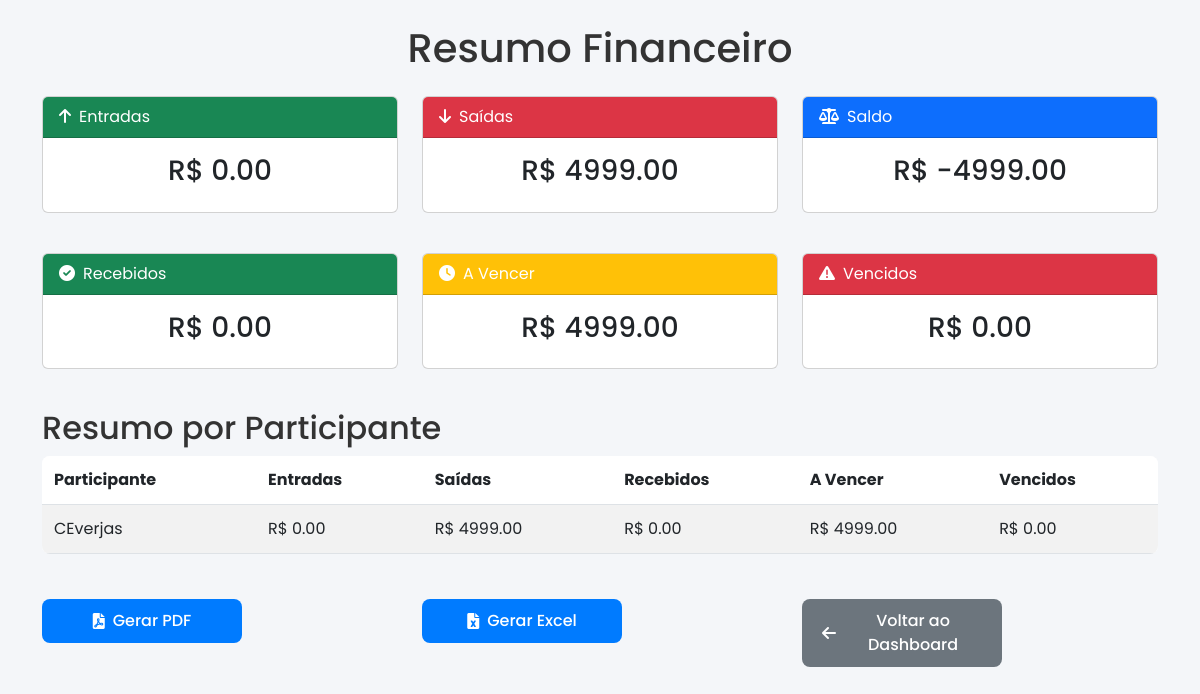
Page /resumo (signed in) on the earlier database version.
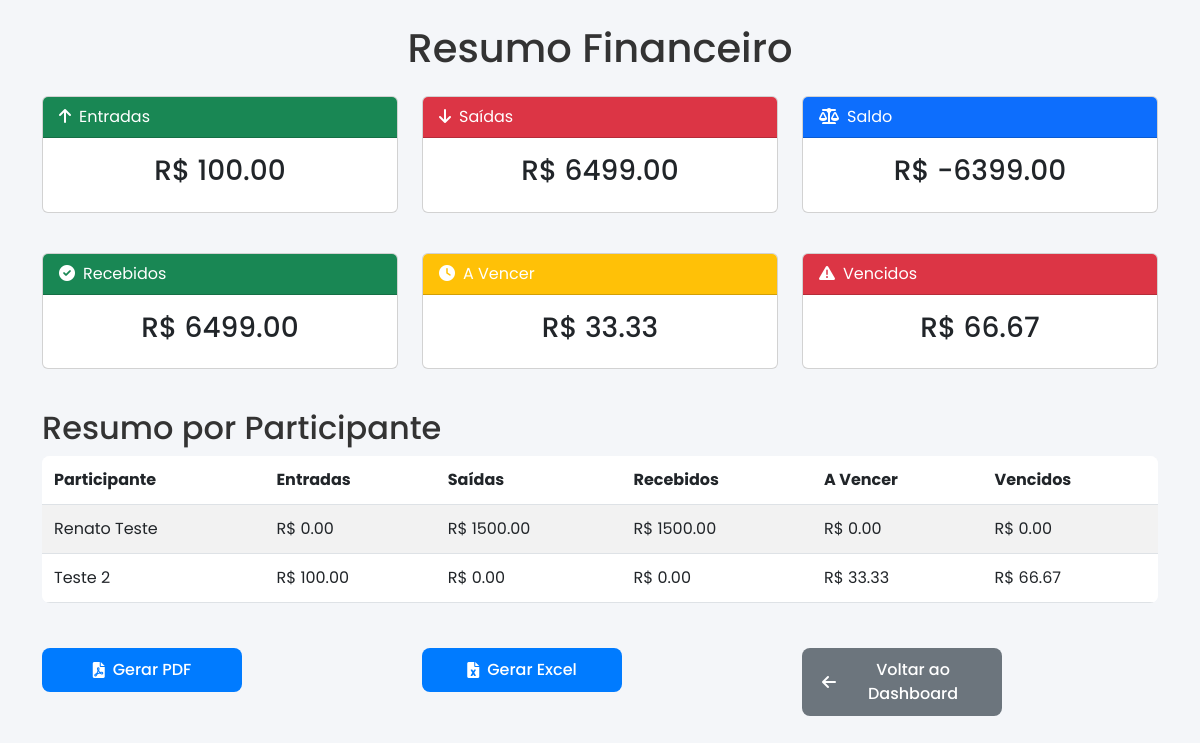
Same page on the later database version.
### tables this page shows
CREATE TABLE participantes (
            id INTEGER PRIMARY KEY AUTOINCREMENT,
            nome TEXT NOT NULL,
            adulto INTEGER NOT NULL,
            crianca INTEGER NOT NULL,
            bebe_alcool INTEGER NOT NULL
        );

### app.py (the view)
@app.route('/resumo')
@login_required
def resumo_financeiro():
    conn = get_db_connection()
    total_entradas = conn.execute('SELECT SUM(valor) FROM transacoes WHERE tipo = "entrada"').fetchone()[0] or 0
    total_saidas = conn.execute('SELECT SUM(valor) FROM transacoes WHERE tipo = "saida"').fetchone()[0] or 0
    saldo = total_entradas - total_saidas
    parcelas = conn.execute('SELECT valor, data_vencimento, pago FROM parcelas').fetchall()
    valores_recebidos = 0
    valores_a_vencer = 0
    valores_vencidos = 0
    for parcela in parcelas:
        data_vencimento = datetime.fromisoformat(parcela['data_vencimento'])
        if parcela['pago']:
            valores_recebidos += parcela['valor']
        elif data_vencimento < DATA_ATUAL:
            valores_vencidos += parcela['valor']
        else:
            valores_a_vencer += parcela['valor']
    participantes = conn.execute('SELECT * FROM participantes').fetchall()
    resumo_participantes = {}
    for p in participantes:
        entradas = conn.execute('SELECT SUM(valor) FROM transacoes WHERE tipo = "entrada" AND participante_id = ?', (p['id'],)).fetchone()[0] or 0
        saidas = conn.execute('SELECT SUM(valor) FROM transacoes WHERE tipo = "saida" AND participante_id = ?', (p['id'],)).fetchone()[0] or 0
        parcelas = conn.execute('''
            SELECT par.valor, par.data_vencimento, par.pago
            FROM transacoes t
            JOIN parcelas par ON t.id = par.transacao_id
            WHERE t.participante_id = ?
        ''', (p['id'],)).fetchall()
        p_recebidos = 0
        p_a_vencer = 0
        p_vencidos = 0
        for parcela in parcelas:
            data_vencimento = datetime.fromisoformat(parcela['data_vencimento'])
            if parcela['pago']:
                p_recebidos += parcela['valor']
            elif data_vencimento < DATA_ATUAL:
                p_vencidos += parcela['valor']
            else:
                p_a_vencer += parcela['valor']
        resumo_participantes[p['nome']] = {
            'entradas': entradas,
            'saidas': saidas,
            'valores_recebidos': p_recebidos,
            'valores_a_vencer': p_a_vencer,
            'valores_vencidos': p_vencidos
        }
    resumo = {
        'total_entradas': total_entradas,
        'total_saidas': total_saidas,
        'saldo': saldo,
        'valores_recebidos': valores_recebidos,
        'valores_a_vencer': valores_a_vencer,
        'valores_vencidos': valores_vencidos,
        'participantes': resumo_participantes
    }
    conn.close()
    return render_template('resumo.html', resumo=resumo, is_root=session.get('is_root', False))

### app.py (called while the page is built)
def get_db_connection():
    conn = sqlite3.connect('festa.db')
    conn.row_factory = sqlite3.Row
    conn.execute('PRAGMA busy_timeout = 30000')  # Aumentar o timeout para 30 segundos
    return conn

def login_required(f):
    @wraps(f)
    def decorated_function(*args, **kwargs):
        if 'user_id' not in session:
            return redirect(url_for('login'))
        return f(*args, **kwargs)
    return decorated_function

@app.before_request
def load_logged_in_user():
    user_id = session.get('user_id')
    if user_id is None:
        g.user = None
    else:
        conn = get_db_connection()
        g.user = conn.execute('SELECT * FROM usuarios WHERE id = ?', (user_id,)).fetchone()
        conn.close()

### templates/resumo.html (shortened to what the changed rows need)
<!DOCTYPE html>
<html lang="pt-br">
<head>
    <link href="https://cdn.jsdelivr.net/npm/bootstrap@5.3.0/dist/css/bootstrap.min.css" rel="stylesheet">
    <link rel="stylesheet" href="https://cdnjs.cloudflare.com/ajax/libs/font-awesome/6.0.0-beta3/css/all.min.css">
    <link rel="stylesheet" href="{{ url_for('static', filename='style.css') }}">
</head>
<body>
    <div class="container">
        <h1 class="my-4 text-center">Resumo Financeiro</h1>
        <div class="row mb-4">
            <div class="col-md-4 mb-3">
                <div class="card">
                    <div class="card-body text-center">
                        <h3>R$ {{ "%.2f" % resumo.total_entradas }}</h3>
                    </div>
                </div>
            </div>
            <div class="col-md-4 mb-3">
                <div class="card">
                    <div class="card-body text-center">
                        <h3>R$ {{ "%.2f" % resumo.total_saidas }}</h3>
                    </div>
                </div>
            </div>
            <div class="col-md-4 mb-3">
                <div class="card">
                    <div class="card-body text-center">
                        <h3>R$ {{ "%.2f" % resumo.saldo }}</h3>
                    </div>
                </div>
            </div>
        </div>
        <div class="row mb-4">
            <div class="col-md-4 mb-3">
                <div class="card">
                    <div class="card-body text-center">
                        <h3>R$ {{ "%.2f" % resumo.valores_recebidos }}</h3>
                    </div>
                </div>
            </div>
            <div class="col-md-4 mb-3">
                <div class="card">
                    <div class="card-body text-center">
                        <h3>R$ {{ "%.2f" % resumo.valores_a_vencer }}</h3>
                    </div>
                </div>
            </div>
            <div class="col-md-4 mb-3">
                <div class="card">
                    <div class="card-body text-center">
                        <h3>R$ {{ "%.2f" % resumo.valores_vencidos }}</h3>
                    </div>
                </div>
            </div>
        </div>
        <h2 class="mt-4">Resumo por Participante</h2>
        <div class="table-responsive mb-4">
            <table class="table table-striped">
                <thead>
                    <tr>
                        <th>Participante</th>
                        <th>Entradas</th>
                        <th>Saídas</th>
                        <th>Recebidos</th>
                        <th>A Vencer</th>
                        <th>Vencidos</th>
                    </tr>
                </thead>
                <tbody>
                    {% for nome, dados in resumo.participantes.items() %}
                    <tr>
                        <td>{{ nome }}</td>
                        <td>R$ {{ "%.2f" % dados.entradas }}</td>
                        <td>R$ {{ "%.2f" % dados.saidas }}</td>
                        <td>R$ {{ "%.2f" % dados.valores_recebidos }}</td>
                        <td>R$ {{ "%.2f" % dados.valores_a_vencer }}</td>
                        <td>R$ {{ "%.2f" % dados.valores_vencidos }}</td>
                    </tr>
                    {% endfor %}
                </tbody>
            </table>
        </div>
    </div>
</body>
</html>

Differences in the rows shown:
removed participantes: nome "CEverjas", entradas "0.00", saidas "4999.00", valores_recebidos "0.00", valores_a_vencer "4999.00", valores_vencidos "0.00"
added participantes: nome "Renato Teste", entradas "0.00", saidas "1500.00", valores_recebidos "1500.00", valores_a_vencer "0.00", valores_vencidos "0.00"
added participantes: nome "Teste 2", entradas "100.00", saidas "0.00", valores_recebidos "0.00", valores_a_vencer "33.33", valores_vencidos "66.67"
Other differences:
{{ "%.2f" % resumo.total_entradas }}: "0.00" → "100.00"
{{ "%.2f" % resumo.total_saidas }}: "4999.00" → "6499.00"
{{ "%.2f" % resumo.saldo }}: "-4999.00" → "-6399.00"
{{ "%.2f" % resumo.valores_recebidos }}: "0.00" → "6499.00"
{{ "%.2f" % resumo.valores_a_vencer }}: "4999.00" → "33.33"
{{ "%.2f" % resumo.valores_vencidos }}: "0.00" → "66.67"
